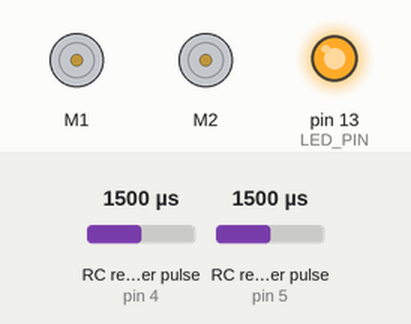
Recording of a sketch running on a simulated Arduino Uno, built with avr-gcc and run on an emulated ATmega328P. On the bench: 2 × DC motor (green arrow = forward, orange = backward, longer = faster), output pins drawn as LEDs (lit = HIGH). Wiring (inferred from the names in the program): 2 × RC receiver channel: data pin 4 / data pin 5. Inputs (shaded band) come from the test bench; at power-on: RC receiver pulse (sensors on pin 4, pin 5) 1500 µs.

Above: at 1.2 s.
1.3 s: RC receiver pulse (sensor on pin 4) set to 1020 µs
At 1.8 s:
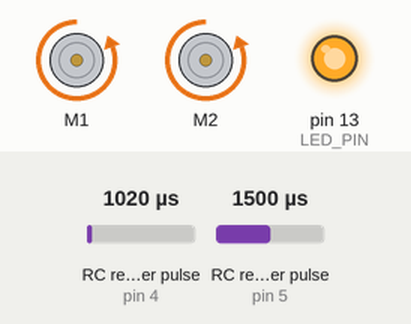
2.8 s: RC receiver pulse (sensor on pin 5) set to 1020 µs
At 4.0 s:
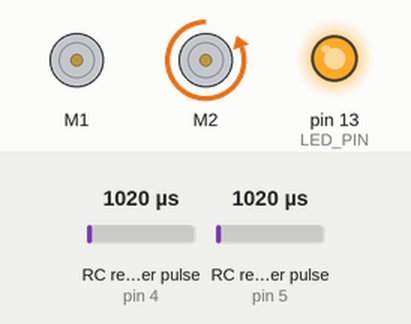
4.3 s: RC receiver pulse (sensor on pin 4) set to 1250 µs
At 5.3 s:
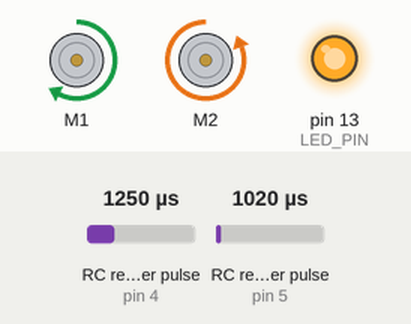
5.8 s: RC receiver pulse (sensor on pin 5) set to 1500 µs
At 6.5 s:
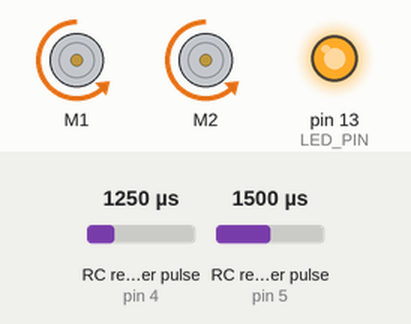
7.3 s: RC receiver pulse (sensor on pin 4) set to 1750 µs
At 7.6 s:
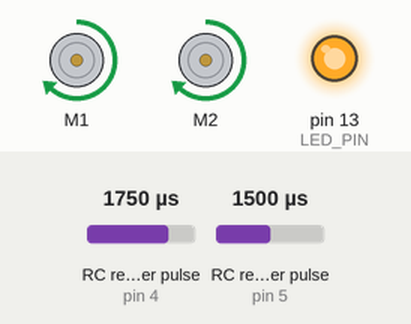
8.8 s: RC receiver pulse (sensor on pin 5) set to 1250 µs
At 9.9 s:
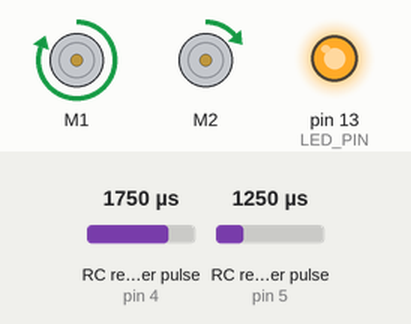
Timing chart, 0 to 11.3 s (numbered marks = the images above; inputs shaded):
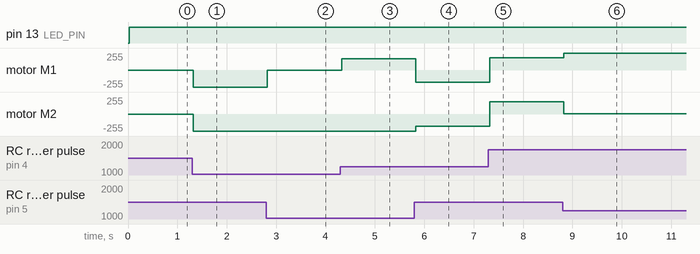

The sketch:

RobotZumoTractorRadiocontrol.ino
```cpp
#include <Wire.h>
#include <ZumoShield.h>

#define THROTTLE_PIN   4 // throttle channel from RC receiver
#define STEERING_PIN   5 // steering channel from RC receiver
#define LED_PIN       13 // user LED pin

#define MAX_SPEED             400 // max motor speed
#define PULSE_WIDTH_DEADBAND   25 // pulse width difference from 1500 us (microseconds) to ignore (to compensate for control centering offset)
#define PULSE_WIDTH_RANGE     350 // pulse width difference from 1500 us to be treated as full scale input (for example, a value of 350 means
                                  //   any pulse width <= 1150 us or >= 1850 us is considered full scale)


void setup()
{
  pinMode(LED_PIN, OUTPUT);

  // uncomment one or both of the following lines if your motors' directions need to be flipped
  //motors.flipLeftMotor(true);
  //motors.flipRightMotor(true);
}

void loop()
{
  int throttle = pulseIn(THROTTLE_PIN, HIGH);
  int steering = pulseIn(STEERING_PIN, HIGH);

  int left_speed, right_speed;

  if (throttle > 0 && steering > 0)
  {
    // both RC signals are good; turn on LED
    digitalWrite(LED_PIN, HIGH);

    // RC signals encode information in pulse width centered on 1500 us (microseconds); subtract 1500 to get a value centered on 0
    throttle -= 1500;
    steering -= 1500;

    // apply deadband
    if (abs(throttle) <= PULSE_WIDTH_DEADBAND)
      throttle = 0;
    if (abs(steering) <= PULSE_WIDTH_DEADBAND)
      steering = 0;

    // mix throttle and steering inputs to obtain left & right motor speeds
    left_speed = ((long)throttle * MAX_SPEED / PULSE_WIDTH_RANGE) - ((long)steering * MAX_SPEED / PULSE_WIDTH_RANGE);
    right_speed = ((long)throttle * MAX_SPEED / PULSE_WIDTH_RANGE) + ((long)steering * MAX_SPEED / PULSE_WIDTH_RANGE);

    // cap speeds to max
    left_speed = min(max(left_speed, -MAX_SPEED), MAX_SPEED);
    right_speed = min(max(right_speed, -MAX_SPEED), MAX_SPEED);
  }
  else
  {
    // at least one RC signal is not good; turn off LED and stop motors
    digitalWrite(LED_PIN, LOW);

    left_speed = 0;
    right_speed = 0;
  }

  ZumoMotors::setSpeeds(left_speed, right_speed);
}
```

Measured:
- after the input at 1.3 s, motor M1, motor M2: stopped → backward 255/255 at once
- after the input at 2.8 s, motor M1: backward 255/255 → stopped at once
- after the input at 4.3 s, motor M1: stopped → forward 167/255 at once
- after the input at 5.8 s, motor M1: forward 167/255 → backward 181/255 at once; motor M2: backward 255/255 → backward 181/255 at once
- after the input at 7.3 s, motor M1, motor M2: backward 181/255 → forward 182/255 at once
- after the input at 8.8 s, motor M1: forward 182/255 → forward 255/255 at once; motor M2: forward 182/255 → forward 1/255 at once
